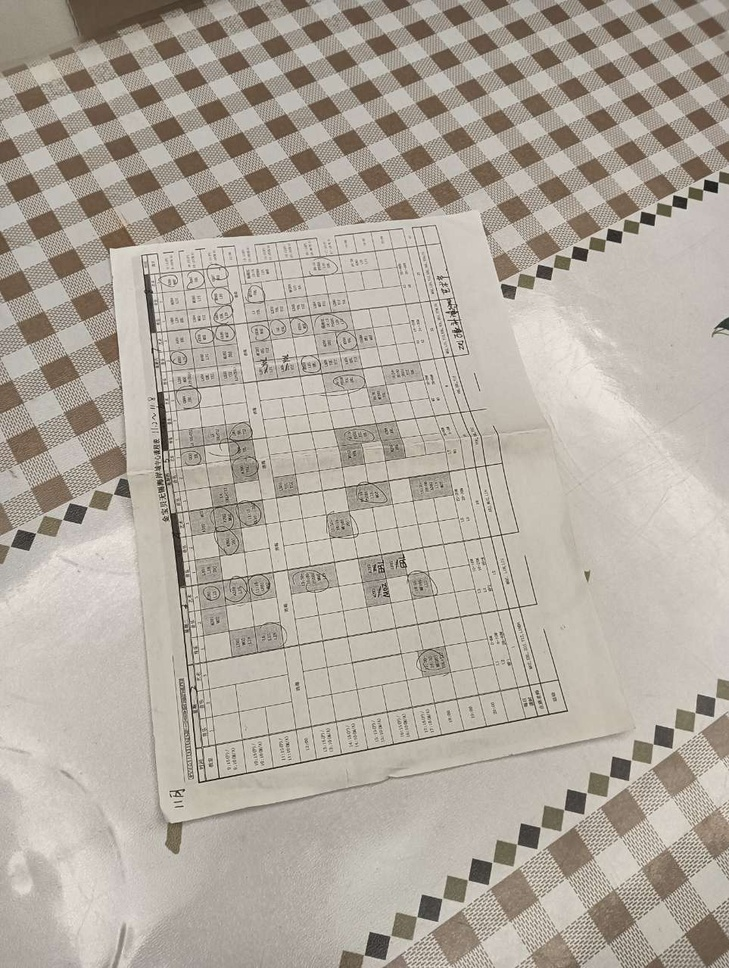
#> input picture test/切边1.jpg, 729 x 968 px, shrunk from 963 x 1279 before the run
$ python -i DocBleach.py   (imports and definitions only)
#> lines starting #> are read from the running program, lines starting #| are printed output that depends on the picture
#> further down, picture is the input picture: shape (968, 729, 3); mean B, G, R 158.9, 169.1, 177
import cv2
import numpy as np

def sauvola_threshold(image, window_size=15, k=0.2, r=128):
    # 将图像转换为灰度图
#> called with window_size = 15, k = 0.2, r = 128
    if len(image.shape) > 2:
        gray = cv2.cvtColor(image, cv2.COLOR_BGR2GRAY)
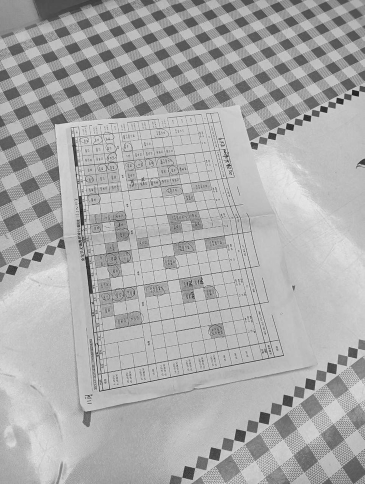
#> gray: shape (968, 729) (shown at 1/2 size); min 7, max 244, mean 170.2
    else:
        gray = image

    # 计算图像的平均值和标准差
    mean = cv2.blur(gray, (window_size, window_size))
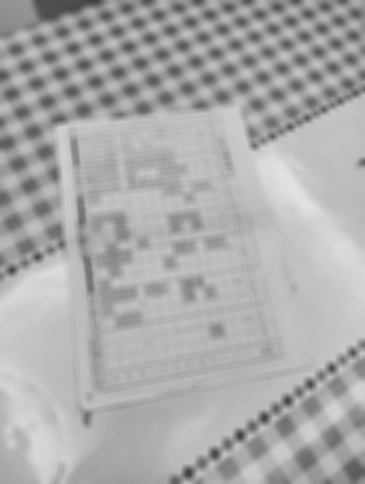
#> mean: shape (968, 729) (shown at 1/2 size); min 64, max 227, mean 170.2
    mean_square = cv2.blur(gray * gray, (window_size, window_size))
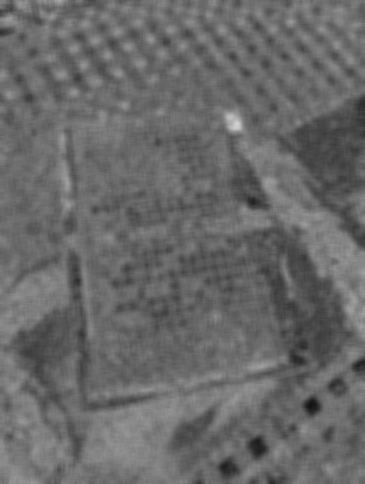
#> mean_square: shape (968, 729) (shown at 1/2 size); min 16, max 211, mean 104.6
    std = np.sqrt(mean_square - mean * mean)
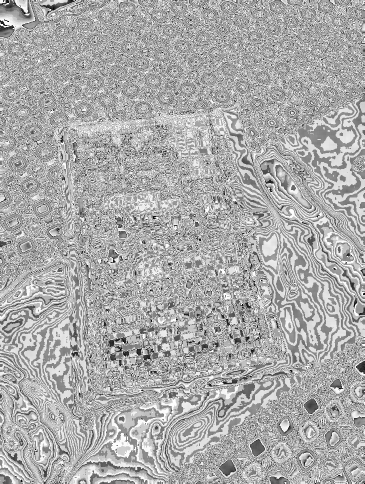
#> std: shape (968, 729) float16 (shown at 1/2 size); min 0, max 15.97, mean 10.72; drawn with min black and max white

    # 计算阈值
    threshold = mean * (1 + k * (std / r - 1))
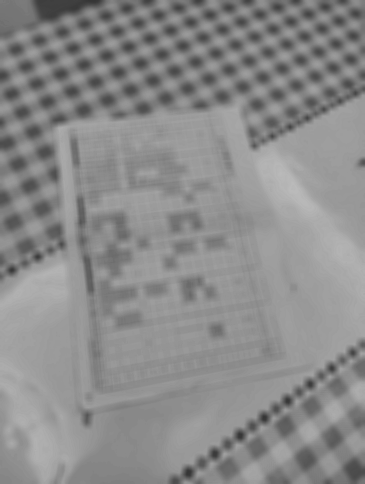
#> threshold: shape (968, 729) float16 (shown at 1/2 size); min 52.03, max 186.2, mean 139

    # 阈值化图像
    binary = np.zeros_like(gray)
    binary[gray > threshold] = 255

    return binary

>>> import cv2
>>> picture = cv2.imread('../test/切边1.jpg')
>>> result = sauvola_threshold(picture)
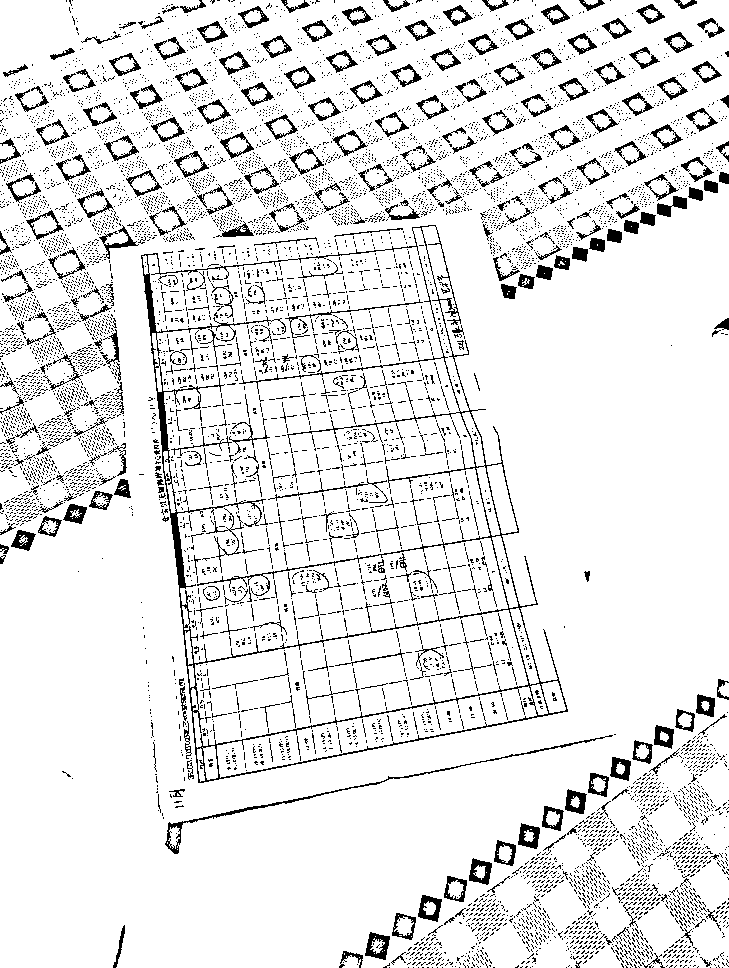
#> result: shape (968, 729); 90.1% white; black in thin lines or dots

$ run again, on test/文字方向.jpg
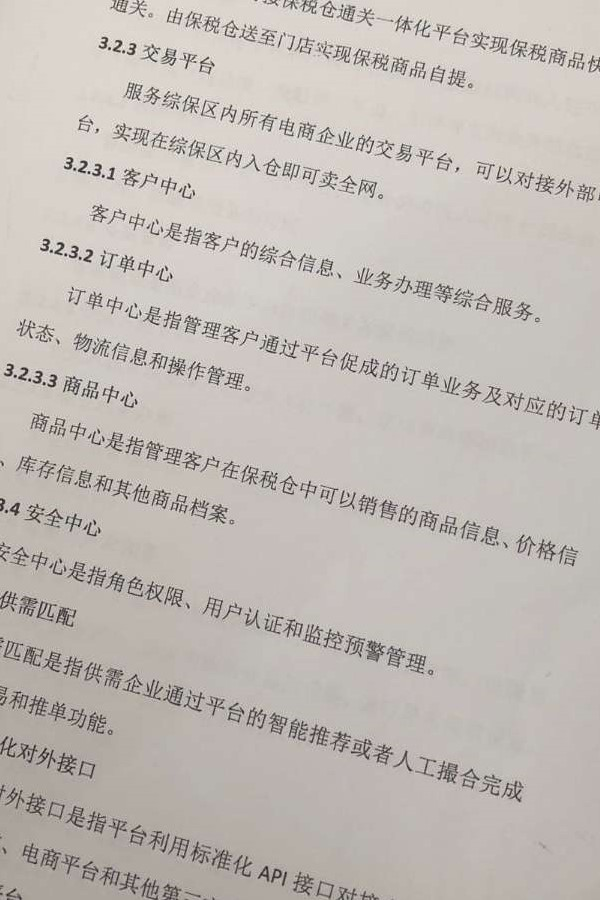
#> input picture test/文字方向.jpg, 600 x 900 px
#> picture is the input picture: shape (900, 600, 3); mean B, G, R 181.8, 186.9, 193.5
#> in sauvola_threshold, `threshold = mean * (1 + k * (std / r - 1))`:
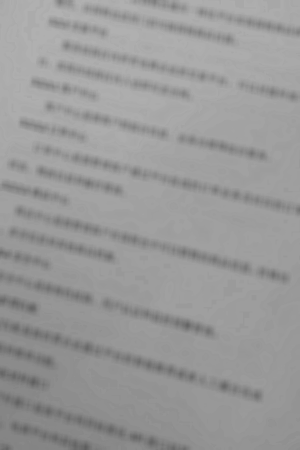
#> threshold: shape (900, 600) float16 (shown at 1/2 size); min 94.81, max 177.4, mean 153.6
#> `result = sauvola_threshold(picture)`:
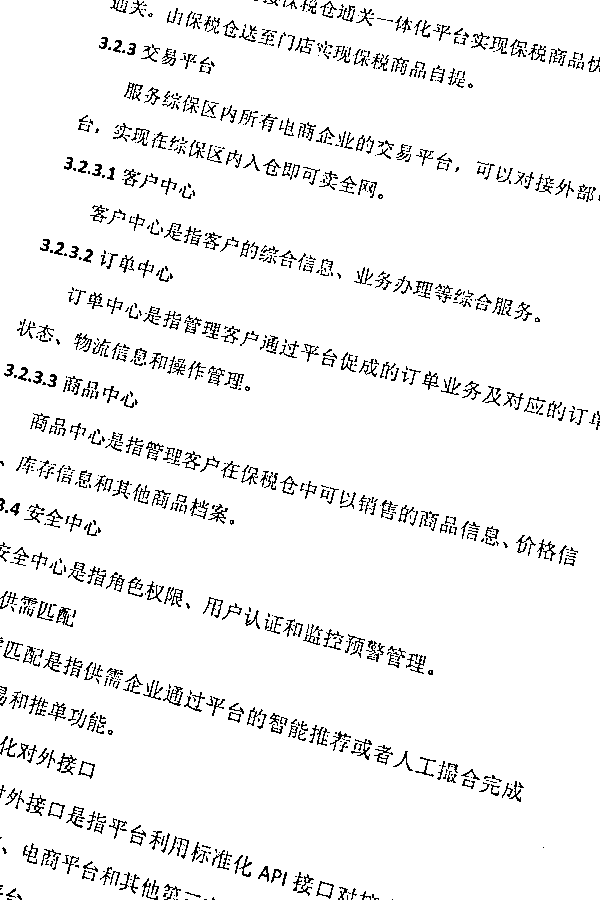
#> result: shape (900, 600); 94.8% white; black in thin lines or dots
